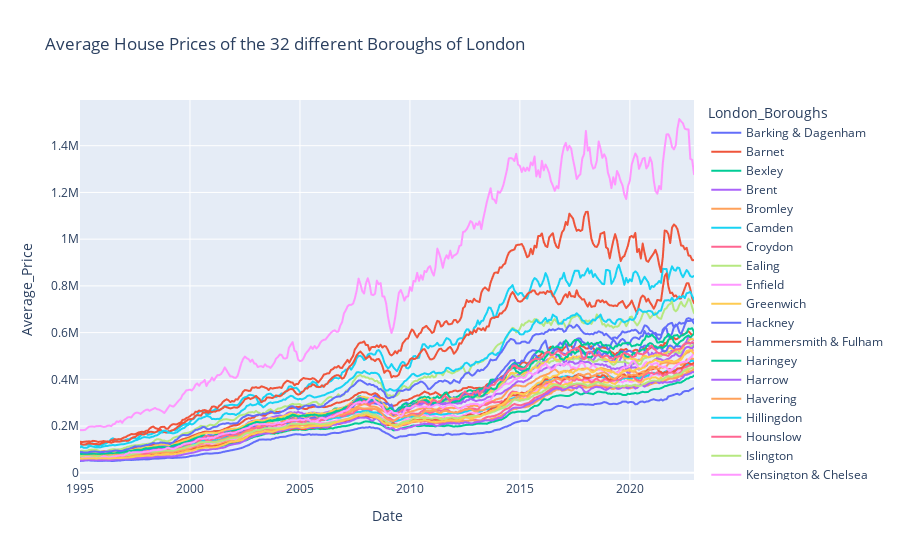

Notebook code cell kept with this figure:
### Markdown cell above
Whilst we can see the boroughs all show similar trends in their house prices, this visualisation is a little difficult to use for deeper analysis.

### Code cell
fig = px.line(only_london_boroughs, x = 'Date', y='Average_Price', color = 'London_Boroughs', title='Average House Prices of the 32 different Boroughs of London')
fig.show()

### Figure 1 — Plotly figure (JSON) as saved in the notebook; plotly's stock layout.template omitted (floating-point values rounded to 4 significant figures; data arrays with more than 128 entries replaced by an {"elided": "..."} marker saying what was removed)
{"data": [{"hovertemplate": "London_Boroughs=Barking & Dagenham<br>Date=%{x}<br>Average_Price=%{y}<extra></extra>", "legendgroup": "Barking & Dagenham", "line": {"color": "#636efa", "dash": "solid"}, "marker": {"symbol": "circle"}, "mode": "lines", "name": "Barking & Dagenham", "showlegend": true, "type": "scattergl", "x": {"elided": "336 str values"}, "xaxis": "x", "y": {"elided": "336 float values"}, "yaxis": "y"}, {"hovertemplate": "London_Boroughs=Barnet<br>Date=%{x}<br>Average_Price=%{y}<extra></extra>", "legendgroup": "Barnet", "line": {"color": "#EF553B", "dash": "solid"}, "marker": {"symbol": "circle"}, "mode": "lines", "name": "Barnet", "showlegend": true, "type": "scattergl", "x": {"elided": "336 str values"}, "xaxis": "x", "y": {"elided": "336 float values"}, "yaxis": "y"}, {"hovertemplate": "London_Boroughs=Bexley<br>Date=%{x}<br>Average_Price=%{y}<extra></extra>", "legendgroup": "Bexley", "line": {"color": "#00cc96", "dash": "solid"}, "marker": {"symbol": "circle"}, "mode": "lines", "name": "Bexley", "showlegend": true, "type": "scattergl", "x": {"elided": "336 str values"}, "xaxis": "x", "y": {"elided": "336 float values"}, "yaxis": "y"}, {"hovertemplate": "London_Boroughs=Brent<br>Date=%{x}<br>Average_Price=%{y}<extra></extra>", "legendgroup": "Brent", "line": {"color": "#ab63fa", "dash": "solid"}, "marker": {"symbol": "circle"}, "mode": "lines", "name": "Brent", "showlegend": true, "type": "scattergl", "x": {"elided": "336 str values"}, "xaxis": "x", "y": {"elided": "336 float values"}, "yaxis": "y"}, {"hovertemplate": "London_Boroughs=Bromley<br>Date=%{x}<br>Average_Price=%{y}<extra></extra>", "legendgroup": "Bromley", "line": {"color": "#FFA15A", "dash": "solid"}, "marker": {"symbol": "circle"}, "mode": "lines", "name": "Bromley", "showlegend": true, "type": "scattergl", "x": {"elided": "336 str values"}, "xaxis": "x", "y": {"elided": "336 float values"}, "yaxis": "y"}, {"hovertemplate": "London_Boroughs=Camden<br>Date=%{x}<br>Average_Price=%{y}<extra></extra>", "legendgroup": "Camden", "line": {"color": "#19d3f3", "dash": "solid"}, "marker": {"symbol": "circle"}, "mode": "lines", "name": "Camden", "showlegend": true, "type": "scattergl", "x": {"elided": "336 str values"}, "xaxis": "x", "y": {"elided": "336 float values"}, "yaxis": "y"}, {"hovertemplate": "London_Boroughs=Croydon<br>Date=%{x}<br>Average_Price=%{y}<extra></extra>", "legendgroup": "Croydon", "line": {"color": "#FF6692", "dash": "solid"}, "marker": {"symbol": "circle"}, "mode": "lines", "name": "Croydon", "showlegend": true, "type": "scattergl", "x": {"elided": "336 str values"}, "xaxis": "x", "y": {"elided": "336 float values"}, "yaxis": "y"}, {"hovertemplate": "London_Boroughs=Ealing<br>Date=%{x}<br>Average_Price=%{y}<extra></extra>", "legendgroup": "Ealing", "line": {"color": "#B6E880", "dash": "solid"}, "marker": {"symbol": "circle"}, "mode": "lines", "name": "Ealing", "showlegend": true, "type": "scattergl", "x": {"elided": "336 str values"}, "xaxis": "x", "y": {"elided": "336 float values"}, "yaxis": "y"}, {"hovertemplate": "London_Boroughs=Enfield<br>Date=%{x}<br>Average_Price=%{y}<extra></extra>", "legendgroup": "Enfield", "line": {"color": "#FF97FF", "dash": "solid"}, "marker": {"symbol": "circle"}, "mode": "lines", "name": "Enfield", "showlegend": true, "type": "scattergl", "x": {"elided": "336 str values"}, "xaxis": "x", "y": {"elided": "336 float values"}, "yaxis": "y"}, {"hovertemplate": "London_Boroughs=Greenwich<br>Date=%{x}<br>Average_Price=%{y}<extra></extra>", "legendgroup": "Greenwich", "line": {"color": "#FECB52", "dash": "solid"}, "marker": {"symbol": "circle"}, "mode": "lines", "name": "Greenwich", "showlegend": true, "type": "scattergl", "x": {"elided": "336 str values"}, "xaxis": "x", "y": {"elided": "336 float values"}, "yaxis": "y"}, {"hovertemplate": "London_Boroughs=Hackney<br>Date=%{x}<br>Average_Price=%{y}<extra></extra>", "legendgroup": "Hackney", "line": {"color": "#636efa", "dash": "solid"}, "marker": {"symbol": "circle"}, "mode": "lines", "name": "Hackney", "showlegend": true, "type": "scattergl", "x": {"elided": "336 str values"}, "xaxis": "x", "y": {"elided": "336 float values"}, "yaxis": "y"}, {"hovertemplate": "London_Boroughs=Hammersmith & Fulham<br>Date=%{x}<br>Average_Price=%{y}<extra></extra>", "legendgroup": "Hammersmith & Fulham", "line": {"color": "#EF553B", "dash": "solid"}, "marker": {"symbol": "circle"}, "mode": "lines", "name": "Hammersmith & Fulham", "showlegend": true, "type": "scattergl", "x": {"elided": "336 str values"}, "xaxis": "x", "y": {"elided": "336 float values"}, "yaxis": "y"}, {"hovertemplate": "London_Boroughs=Haringey<br>Date=%{x}<br>Average_Price=%{y}<extra></extra>", "legendgroup": "Haringey", "line": {"color": "#00cc96", "dash": "solid"}, "marker": {"symbol": "circle"}, "mode": "lines", "name": "Haringey", "showlegend": true, "type": "scattergl", "x": {"elided": "336 str values"}, "xaxis": "x", "y": {"elided": "336 float values"}, "yaxis": "y"}, {"hovertemplate": "London_Boroughs=Harrow<br>Date=%{x}<br>Average_Price=%{y}<extra></extra>", "legendgroup": "Harrow", "line": {"color": "#ab63fa", "dash": "solid"}, "marker": {"symbol": "circle"}, "mode": "lines", "name": "Harrow", "showlegend": true, "type": "scattergl", "x": {"elided": "336 str values"}, "xaxis": "x", "y": {"elided": "336 float values"}, "yaxis": "y"}, {"hovertemplate": "London_Boroughs=Havering<br>Date=%{x}<br>Average_Price=%{y}<extra></extra>", "legendgroup": "Havering", "line": {"color": "#FFA15A", "dash": "solid"}, "marker": {"symbol": "circle"}, "mode": "lines", "name": "Havering", "showlegend": true, "type": "scattergl", "x": {"elided": "336 str values"}, "xaxis": "x", "y": {"elided": "336 float values"}, "yaxis": "y"}, {"hovertemplate": "London_Boroughs=Hillingdon<br>Date=%{x}<br>Average_Price=%{y}<extra></extra>", "legendgroup": "Hillingdon", "line": {"color": "#19d3f3", "dash": "solid"}, "marker": {"symbol": "circle"}, "mode": "lines", "name": "Hillingdon", "showlegend": true, "type": "scattergl", "x": {"elided": "336 str values"}, "xaxis": "x", "y": {"elided": "336 float values"}, "yaxis": "y"}, {"hovertemplate": "London_Boroughs=Hounslow<br>Date=%{x}<br>Average_Price=%{y}<extra></extra>", "legendgroup": "Hounslow", "line": {"color": "#FF6692", "dash": "solid"}, "marker": {"symbol": "circle"}, "mode": "lines", "name": "Hounslow", "showlegend": true, "type": "scattergl", "x": {"elided": "336 str values"}, "xaxis": "x", "y": {"elided": "336 float values"}, "yaxis": "y"}, {"hovertemplate": "London_Boroughs=Islington<br>Date=%{x}<br>Average_Price=%{y}<extra></extra>", "legendgroup": "Islington", "line": {"color": "#B6E880", "dash": "solid"}, "marker": {"symbol": "circle"}, "mode": "lines", "name": "Islington", "showlegend": true, "type": "scattergl", "x": {"elided": "336 str values"}, "xaxis": "x", "y": {"elided": "336 float values"}, "yaxis": "y"}, {"hovertemplate": "London_Boroughs=Kensington & Chelsea<br>Date=%{x}<br>Average_Price=%{y}<extra></extra>", "legendgroup": "Kensington & Chelsea", "line": {"color": "#FF97FF", "dash": "solid"}, "marker": {"symbol": "circle"}, "mode": "lines", "name": "Kensington & Chelsea", "showlegend": true, "type": "scattergl", "x": {"elided": "336 str values"}, "xaxis": "x", "y": {"elided": "336 float values"}, "yaxis": "y"}, {"hovertemplate": "London_Boroughs=Kingston upon Thames<br>Date=%{x}<br>Average_Price=%{y}<extra></extra>", "legendgroup": "Kingston upon Thames", "line": {"color": "#FECB52", "dash": "solid"}, "marker": {"symbol": "circle"}, "mode": "lines", "name": "Kingston upon Thames", "showlegend": true, "type": "scattergl", "x": {"elided": "336 str values"}, "xaxis": "x", "y": {"elided": "336 float values"}, "yaxis": "y"}, {"hovertemplate": "London_Boroughs=Lambeth<br>Date=%{x}<br>Average_Price=%{y}<extra></extra>", "legendgroup": "Lambeth", "line": {"color": "#636efa", "dash": "solid"}, "marker": {"symbol": "circle"}, "mode": "lines", "name": "Lambeth", "showlegend": true, "type": "scattergl", "x": {"elided": "336 str values"}, "xaxis": "x", "y": {"elided": "336 float values"}, "yaxis": "y"}, {"hovertemplate": "London_Boroughs=Lewisham<br>Date=%{x}<br>Average_Price=%{y}<extra></extra>", "legendgroup": "Lewisham", "line": {"color": "#EF553B", "dash": "solid"}, "marker": {"symbol": "circle"}, "mode": "lines", "name": "Lewisham", "showlegend": true, "type": "scattergl", "x": {"elided": "336 str values"}, "xaxis": "x", "y": {"elided": "336 float values"}, "yaxis": "y"}, {"hovertemplate": "London_Boroughs=Merton<br>Date=%{x}<br>Average_Price=%{y}<extra></extra>", "legendgroup": "Merton", "line": {"color": "#00cc96", "dash": "solid"}, "marker": {"symbol": "circle"}, "mode": "lines", "name": "Merton", "showlegend": true, "type": "scattergl", "x": {"elided": "336 str values"}, "xaxis": "x", "y": {"elided": "336 float values"}, "yaxis": "y"}, {"hovertemplate": "London_Boroughs=Newham<br>Date=%{x}<br>Average_Price=%{y}<extra></extra>", "legendgroup": "Newham", "line": {"color": "#ab63fa", "dash": "solid"}, "marker": {"symbol": "circle"}, "mode": "lines", "name": "Newham", "showlegend": true, "type": "scattergl", "x": {"elided": "336 str values"}, "xaxis": "x", "y": {"elided": "336 float values"}, "yaxis": "y"}, {"hovertemplate": "London_Boroughs=Redbridge<br>Date=%{x}<br>Average_Price=%{y}<extra></extra>", "legendgroup": "Redbridge", "line": {"color": "#FFA15A", "dash": "solid"}, "marker": {"symbol": "circle"}, "mode": "lines", "name": "Redbridge", "showlegend": true, "type": "scattergl", "x": {"elided": "336 str values"}, "xaxis": "x", "y": {"elided": "336 float values"}, "yaxis": "y"}, {"hovertemplate": "London_Boroughs=Richmond upon Thames<br>Date=%{x}<br>Average_Price=%{y}<extra></extra>", "legendgroup": "Richmond upon Thames", "line": {"color": "#19d3f3", "dash": "solid"}, "marker": {"symbol": "circle"}, "mode": "lines", "name": "Richmond upon Thames", "showlegend": true, "type": "scattergl", "x": {"elided": "336 str values"}, "xaxis": "x", "y": {"elided": "336 float values"}, "yaxis": "y"}, {"hovertemplate": "London_Boroughs=Southwark<br>Date=%{x}<br>Average_Price=%{y}<extra></extra>", "legendgroup": "Southwark", "line": {"color": "#FF6692", "dash": "solid"}, "marker": {"symbol": "circle"}, "mode": "lines", "name": "Southwark", "showlegend": true, "type": "scattergl", "x": {"elided": "336 str values"}, "xaxis": "x", "y": {"elided": "336 float values"}, "yaxis": "y"}, {"hovertemplate": "London_Boroughs=Sutton<br>Date=%{x}<br>Average_Price=%{y}<extra></extra>", "legendgroup": "Sutton", "line": {"color": "#B6E880", "dash": "solid"}, "marker": {"symbol": "circle"}, "mode": "lines", "name": "Sutton", "showlegend": true, "type": "scattergl", "x": {"elided": "336 str values"}, "xaxis": "x", "y": {"elided": "336 float values"}, "yaxis": "y"}, {"hovertemplate": "London_Boroughs=Tower Hamlets<br>Date=%{x}<br>Average_Price=%{y}<extra></extra>", "legendgroup": "Tower Hamlets", "line": {"color": "#FF97FF", "dash": "solid"}, "marker": {"symbol": "circle"}, "mode": "lines", "name": "Tower Hamlets", "showlegend": true, "type": "scattergl", "x": {"elided": "336 str values"}, "xaxis": "x", "y": {"elided": "336 float values"}, "yaxis": "y"}, {"hovertemplate": "London_Boroughs=Waltham Forest<br>Date=%{x}<br>Average_Price=%{y}<extra></extra>", "legendgroup": "Waltham Forest", "line": {"color": "#FECB52", "dash": "solid"}, "marker": {"symbol": "circle"}, "mode": "lines", "name": "Waltham Forest", "showlegend": true, "type": "scattergl", "x": {"elided": "336 str values"}, "xaxis": "x", "y": {"elided": "336 float values"}, "yaxis": "y"}, {"hovertemplate": "London_Boroughs=Wandsworth<br>Date=%{x}<br>Average_Price=%{y}<extra></extra>", "legendgroup": "Wandsworth", "line": {"color": "#636efa", "dash": "solid"}, "marker": {"symbol": "circle"}, "mode": "lines", "name": "Wandsworth", "showlegend": true, "type": "scattergl", "x": {"elided": "336 str values"}, "xaxis": "x", "y": {"elided": "336 float values"}, "yaxis": "y"}, {"hovertemplate": "London_Boroughs=Westminster<br>Date=%{x}<br>Average_Price=%{y}<extra></extra>", "legendgroup": "Westminster", "line": {"color": "#EF553B", "dash": "solid"}, "marker": {"symbol": "circle"}, "mode": "lines", "name": "Westminster", "showlegend": true, "type": "scattergl", "x": {"elided": "336 str values"}, "xaxis": "x", "y": {"elided": "336 float values"}, "yaxis": "y"}], "layout": {"legend": {"title": {"text": "London_Boroughs"}, "tracegroupgap": 0}, "title": {"text": "Average House Prices of the 32 different Boroughs of London"}, "xaxis": {"anchor": "y", "domain": [0, 1], "title": {"text": "Date"}}, "yaxis": {"anchor": "x", "domain": [0, 1], "title": {"text": "Average_Price"}}}}
